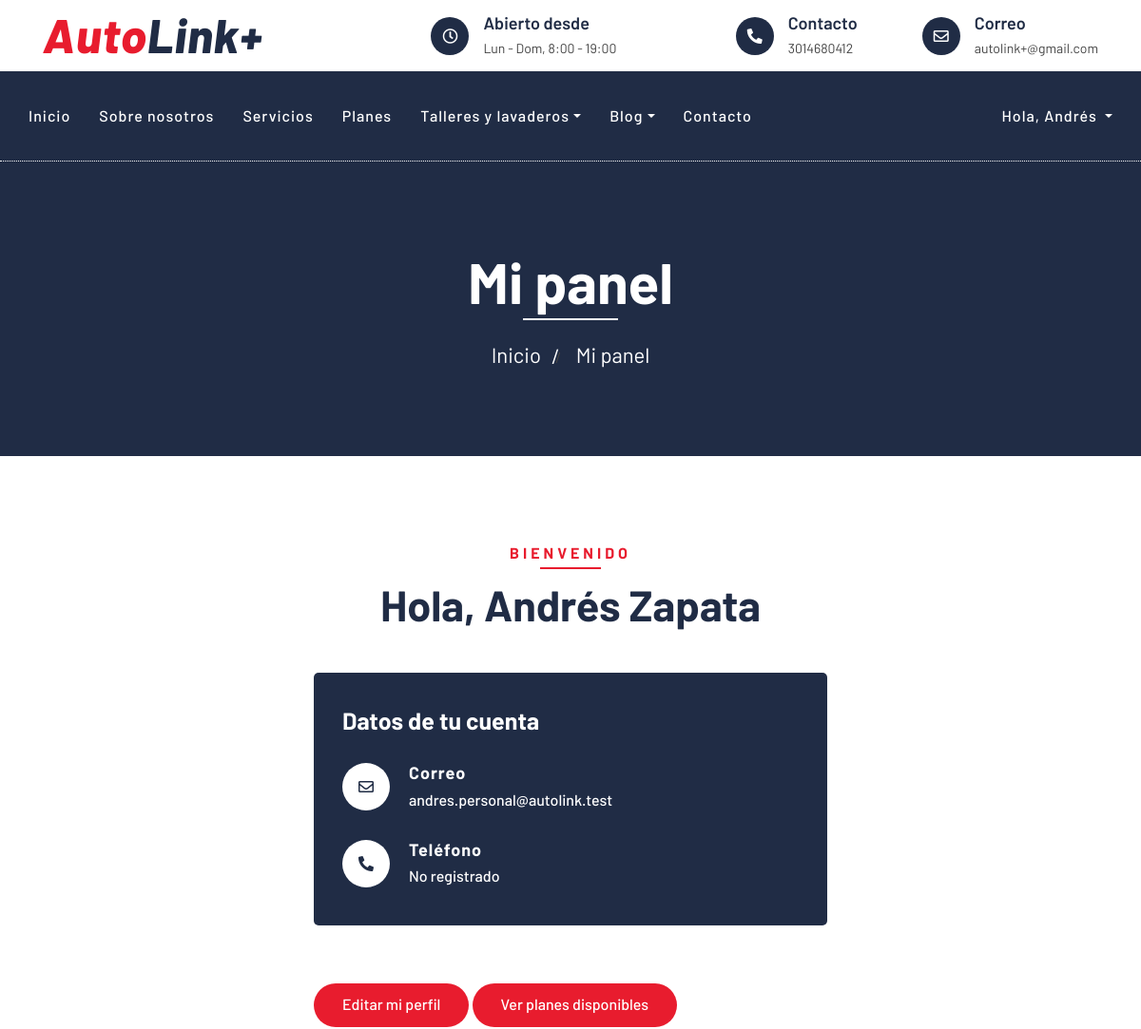
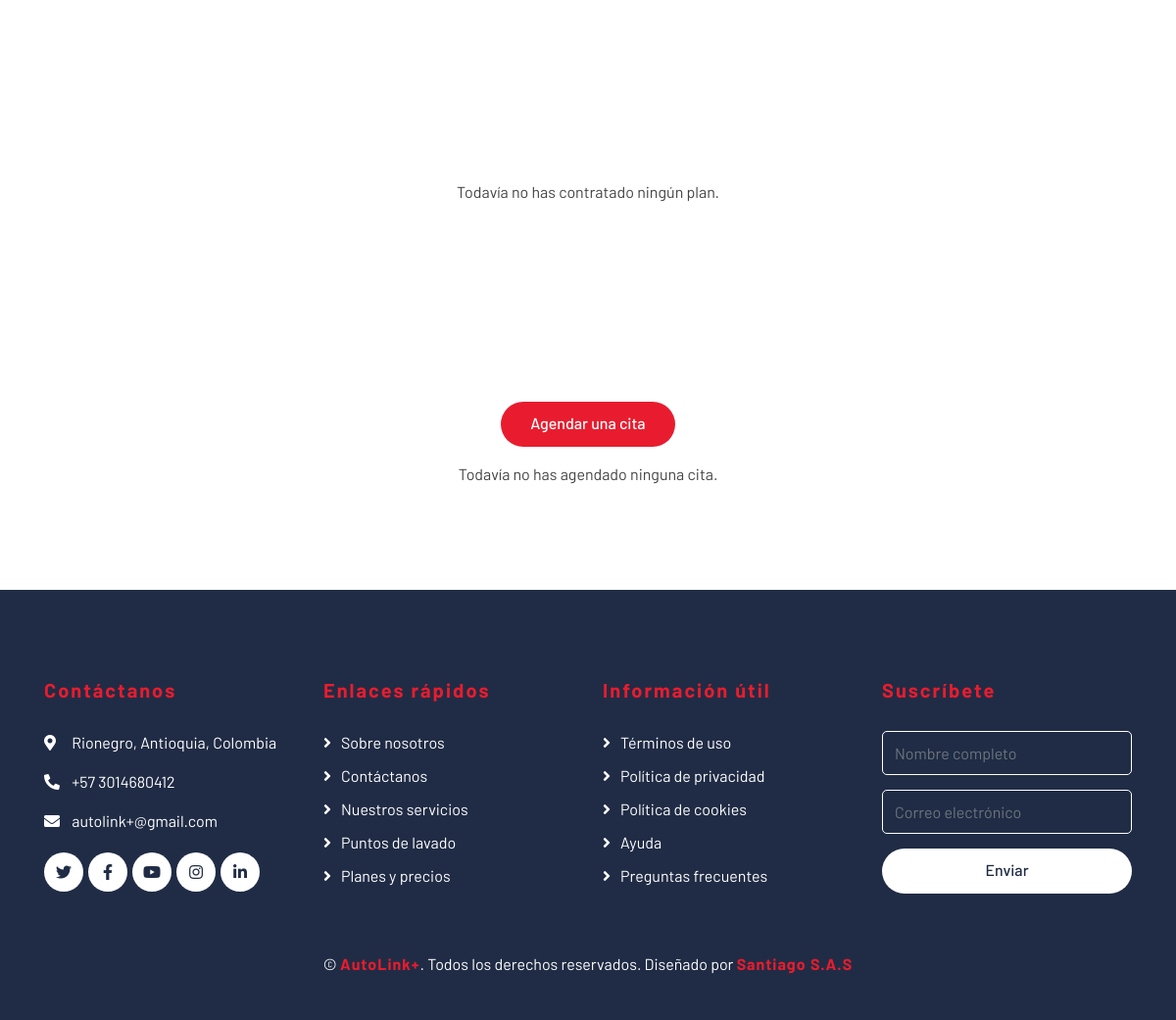
Page /panel.php (signed in) on the committed database (2 pictures, top to bottom).
### tables this page shows
CREATE TABLE IF NOT EXISTS usuarios (
    id_usuario      INT AUTO_INCREMENT PRIMARY KEY,
    nombre          VARCHAR(100) NOT NULL,
    correo          VARCHAR(150) NOT NULL UNIQUE,
    telefono        VARCHAR(20)  NULL,
    password_hash   VARCHAR(255) NOT NULL,
    rol             ENUM('cliente', 'admin') NOT NULL DEFAULT 'cliente',
    creado_en       DATETIME DEFAULT CURRENT_TIMESTAMP,
    actualizado_en  DATETIME DEFAULT CURRENT_TIMESTAMP ON UPDATE CURRENT_TIMESTAMP
);

### includes/auth.php (called while the page is built, shortened)
<?php
require_once __DIR__ . '/../config/db.php';
function current_user(): ?array
{
    static $user = null;
    static $loaded = false;
    if (!$loaded) {
        $stmt = db()->prepare('SELECT id_usuario, nombre, correo, telefono, rol FROM usuarios WHERE id_usuario = ?');
        $stmt->execute([$_SESSION['user_id']]);
        $user = $stmt->fetch() ?: null;
        $loaded = true;
    }
    return $user;
}
function is_logged_in(): bool
{
    return current_user() !== null;
}
function require_login(): void
{
    if (!is_logged_in()) {
        $redirect = urlencode($_SERVER['REQUEST_URI'] ?? 'panel.php');
        header('Location: login.php?redirect=' . $redirect);
        exit;
    }
}

### config/db.php (called while the page is built, shortened)
<?php
function db(): PDO
{
    static $pdo = null;
    if ($pdo === null) {
        $dsn = 'mysql:host=' . DB_HOST . ';dbname=' . DB_NAME . ';charset=' . DB_CHARSET;
        $pdo = new PDO($dsn, DB_USER, DB_PASS, [
            PDO::ATTR_ERRMODE => PDO::ERRMODE_EXCEPTION,
            PDO::ATTR_DEFAULT_FETCH_MODE => PDO::FETCH_ASSOC,
            PDO::ATTR_EMULATE_PREPARES => false,
        ]);
    }
    return $pdo;
}

### panel.php (the view, shortened to what this page needs)
<?php
require_once __DIR__ . '/includes/auth.php';
require_login();
$usuario = current_user();
$stmt = db()->prepare(
    'SELECT pe.id_pedido, pl.nombre AS plan_nombre, pe.tipo_vehiculo, pe.precio_pagado,
            pe.metodo_pago, pe.estado, pe.creado_en
     FROM pedidos pe
     JOIN planes pl ON pl.id_plan = pe.id_plan
     WHERE pe.id_usuario = ?
     ORDER BY pe.creado_en DESC'
);
$stmt->execute([$usuario['id_usuario']]);
$pedidos = $stmt->fetchAll();
$stmt = db()->prepare(
    "SELECT r.id_reserva, r.tipo_servicio, r.fecha, r.hora, r.estado,
            pu.nombre AS punto_nombre, us.nombre AS personal_nombre,
            e.id_encuesta
     FROM reservas r
     JOIN puntos pu ON pu.id_punto = r.id_punto
     LEFT JOIN personal pr ON pr.id_personal = r.id_personal
     LEFT JOIN usuarios us ON us.id_usuario = pr.id_usuario
     LEFT JOIN encuestas e ON e.id_reserva = r.id_reserva
     WHERE r.id_usuario = ?
     ORDER BY r.fecha DESC, r.hora DESC"
);
$stmt->execute([$usuario['id_usuario']]);
$reservas = $stmt->fetchAll();
$active_page = 'panel';
include __DIR__ . '/includes/header.php';
?>
        <div class="page-header">
            <div class="container">
                <div class="row">
                    <div class="col-12">
                        <h2>Mi panel</h2>
                    </div>
                    <div class="col-12">
                        <a href="index.php">Inicio</a>
                        <span> / </span>
                        <a href="panel.php">Mi panel</a>
                    </div>
                </div>
            </div>
        </div>
        <div class="contact">
            <div class="container">
                <div class="section-header text-center">
                    <p>Bienvenido</p>
                    <h2>Hola, <?= htmlspecialchars($usuario['nombre']) ?></h2>
                </div>
                <div class="row">
                    <div class="col-md-6 mx-auto">
                        <div class="contact-info">
                            <h2>Datos de tu cuenta</h2>
                            <div class="contact-info-item">
                                <div class="contact-info-icon"><i class="far fa-envelope"></i></div>
                                <div class="contact-info-text">
                                    <h3>Correo</h3>
                                    <p><?= htmlspecialchars($usuario['correo']) ?></p>
                                </div>
                            </div>
                            <div class="contact-info-item">
                                <div class="contact-info-icon"><i class="fa fa-phone-alt"></i></div>
                                <div class="contact-info-text">
                                    <h3>Teléfono</h3>
                                    <p><?= htmlspecialchars($usuario['telefono'] ?: 'No registrado') ?></p>
                                </div>
                            </div>
                        </div>
                        <a href="perfil.php" class="btn btn-custom mt-3">Editar mi perfil</a>
                        <a href="price.php" class="btn btn-custom mt-3">Ver planes disponibles</a>
                    </div>
                </div>
                <div class="row mt-5">
                    <div class="col-12">
                        <?php if (!$pedidos): ?>
                            <p class="text-center">Todavía no has contratado ningún plan.</p>
                        <?php endif; ?>
                    </div>
                </div>
                <div class="row mt-5">
                    <div class="col-12">
                        <p class="text-center">
                            <a href="agendar.php" class="btn btn-custom">Agendar una cita</a>
                        </p>
                        <?php if (!$reservas): ?>
                            <p class="text-center">Todavía no has agendado ninguna cita.</p>
                        <?php endif; ?>
                    </div>
                </div>
            </div>
        </div>
<?php include __DIR__ . '/includes/footer.php'; ?>

### includes/header.php (shortened to what this page needs)
<?php
require_once __DIR__ . '/auth.php';
function nav_active(string $page, string $active): string
{
    return $page === $active ? ' active' : '';
}
$usuario_actual = current_user();
?>
<!DOCTYPE html>
<html lang="es">
    <head>
        <link href="https://stackpath.bootstrapcdn.com/bootstrap/4.4.1/css/bootstrap.min.css" rel="stylesheet">
        <link href="https://cdnjs.cloudflare.com/ajax/libs/font-awesome/5.10.0/css/all.min.css" rel="stylesheet">
        <link href="lib/flaticon/font/flaticon.css" rel="stylesheet">
        <link href="lib/animate/animate.min.css" rel="stylesheet">
        <link href="lib/owlcarousel/assets/owl.carousel.min.css" rel="stylesheet">
        <link href="css/style.css" rel="stylesheet">
    </head>
    <body>
        <div class="top-bar">
            <div class="container">
                <div class="row align-items-center">
                    <div class="col-lg-4 col-md-12">
                        <div class="logo">
                            <a href="index.php">
                                <h1>Auto<span>Link+</span></h1>
                            </a>
                        </div>
                    </div>
                    <div class="col-lg-8 col-md-7 d-none d-lg-block">
                        <div class="row">
                            <div class="col-4">
                                <div class="top-bar-item">
                                    <div class="top-bar-icon">
                                        <i class="far fa-clock"></i>
                                    </div>
                                    <div class="top-bar-text">
                                        <h3>Abierto desde</h3>
                                        <p>Lun - Dom, 8:00 - 19:00</p>
                                    </div>
                                </div>
                            </div>
                            <div class="col-4">
                                <div class="top-bar-item">
                                    <div class="top-bar-icon">
                                        <i class="fa fa-phone-alt"></i>
                                    </div>
                                    <div class="top-bar-text">
                                        <h3>Contacto</h3>
                                        <p>3014680412</p>
                                    </div>
                                </div>
                            </div>
                            <div class="col-4">
                                <div class="top-bar-item">
                                    <div class="top-bar-icon">
                                        <i class="far fa-envelope"></i>
                                    </div>
                                    <div class="top-bar-text">
                                        <h3>Correo</h3>
                                        <p>autolink+@gmail.com</p>
                                    </div>
                                </div>
                            </div>
                        </div>
                    </div>
                </div>
            </div>
        </div>
        <div class="nav-bar">
            <div class="container">
                <nav class="navbar navbar-expand-xl bg-dark navbar-dark">
                    <div class="collapse navbar-collapse justify-content-between" id="navbarCollapse">
                        <div class="navbar-nav mr-auto">
                            <a href="index.php" class="nav-item nav-link<?= nav_active('inicio', $active_page) ?>">Inicio</a>
                            <a href="about.php" class="nav-item nav-link<?= nav_active('about', $active_page) ?>">Sobre nosotros</a>
                            <a href="service.php" class="nav-item nav-link<?= nav_active('service', $active_page) ?>">Servicios</a>
                            <a href="price.php" class="nav-item nav-link<?= nav_active('price', $active_page) ?>">Planes</a>
                            <div class="nav-item dropdown">
                                <a href="#" class="nav-link dropdown-toggle<?= nav_active('talleres', $active_page) . nav_active('lavaderos', $active_page) ?>" data-toggle="dropdown">Talleres y lavaderos</a>
                            </div>
                            <div class="nav-item dropdown">
                                <a href="#" class="nav-link dropdown-toggle<?= nav_active('blog', $active_page) . nav_active('single', $active_page) ?>" data-toggle="dropdown">Blog</a>
                            </div>
                            <a href="contact.php" class="nav-item nav-link<?= nav_active('contact', $active_page) ?>">Contacto</a>
                        </div>
                        <div class="ml-auto d-flex align-items-center flex-wrap navbar-auth">
                            <?php if ($usuario_actual): ?>
                                <div class="nav-item dropdown">
                                    <a href="#" class="nav-link dropdown-toggle" data-toggle="dropdown">
                                        Hola, <?= htmlspecialchars(explode(' ', $usuario_actual['nombre'])[0]) ?>
                                    </a>
                                </div>
                            <?php else: ?>
                                <a href="login.php" class="nav-item nav-link<?= nav_active('login', $active_page) ?>">Iniciar sesión</a>
                                <a class="btn btn-custom" href="registro.php">Registrarse</a>
                            <?php endif; ?>
                        </div>
                    </div>
                </nav>
            </div>
        </div>

### css/style.css (style rules this page uses)
body { color: #444444; font-weight: 400; background: #ffffff; font-family: 'Barlow', sans-serif; }
h1, h2, h3, h4, h5, h6 { color: #202C45; }
a { color: #202C45; transition: .3s; }
.btn.btn-custom { padding: 10px 30px 12px 30px; text-align: center; font-size: 16px; font-weight: 500; color: #ffffff; background: #E81C2E; border: none; border-radius: 60px; box-shadow: inset 0 0 0 0 #202C45; transition: ease-out 0.5s; -webkit-transition: ease-out 0.5s; -moz-transition: ease-out 0.5s; }
.top-bar { position: relative; height: 75px; display: flex; align-items: center; background: #ffffff; }
.top-bar .logo { text-align: left; overflow: hidden; }
.top-bar .logo h1 { margin: -4px 0 0 0; color: #E81C2E; font-size: 50px; line-height: 50px; font-weight: 800; letter-spacing: 1px; font-style: italic; }
.top-bar .logo h1 span { color: #202C45; }
.top-bar .top-bar-item { display: flex; align-items: center; justify-content: flex-end; }
.top-bar .top-bar-icon { width: 40px; height: 40px; display: flex; align-items: center; justify-content: center; background: #202C45; border-radius: 40px; }
.top-bar .top-bar-icon i { margin: 0; color: #ffffff; font-size: 16px; }
.top-bar .top-bar-text { padding-left: 15px; }
.top-bar .top-bar-text h3 { margin: 0 0 5px 0; font-size: 18px; font-weight: 600; }
.top-bar .top-bar-text p { margin: 0; font-size: 14px; font-weight: 400; }
.nav-bar { position: relative; background: #202C45; }
@media (min-width: 1200px) { .nav-bar .container { max-width: 1300px; } }
.nav-bar .navbar { padding: 20px 0; background: #202C45 !important; transition: .3s; }
.navbar-dark .navbar-nav .nav-link, .navbar-dark .navbar-nav .nav-link:focus, .navbar-dark .navbar-nav .nav-link:hover, .navbar-dark .navbar-nav .nav-link.active { color: #ffffff; padding: 15px; font-weight: 500; letter-spacing: 1px; }
.navbar-auth { gap: 15px; }
.navbar-auth .nav-link, .navbar-auth .nav-link:focus { color: #ffffff; padding: 15px; font-weight: 500; letter-spacing: 1px; }
.page-header { position: relative; margin-bottom: 45px; padding: 90px 0; text-align: center; background: #202C45; border-top: 1px dotted #ffffff; }
.page-header h2 { position: relative; color: #ffffff; font-size: 60px; font-weight: 700; margin-bottom: 20px; padding-bottom: 5px; }
.page-header h2::after { position: absolute; content: ""; width: 100px; height: 2px; left: calc(50% - 50px); bottom: 0; background: #ffffff; }
.page-header a { position: relative; padding: 0 12px; font-size: 22px; color: #ffffff; }
.page-header a::after { position: absolute; content: "/"; width: 8px; height: 8px; top: -2px; right: -7px; text-align: center; color: #ffffff; }
.page-header a:last-child::after { display: none; }
.section-header { position: relative; width: 100%; max-width: 700px; margin: 0 auto 45px auto; }
.section-header p { display: inline-block; margin-bottom: 10px; padding-bottom: 5px; position: relative; font-size: 16px; font-weight: 700; letter-spacing: 4px; text-transform: uppercase; color: #E81C2E; }
.section-header p::after { position: absolute; content: ""; width: 50%; height: 2px; left: 25%; bottom: 0; background: #E81C2E; }
.section-header h2 { margin: 0; font-size: 45px; font-weight: 700; text-transform: capitalize; }
.contact { position: relative; width: 100%; padding: 45px 0; }
.contact .contact-info { width: 100%; margin-bottom: 45px; padding: 35px 30px 10px 30px; border-radius: 5px; background: #202C45; }
.contact .contact-info h2 { color: #ffffff; font-size: 25px; font-weight: 700; margin-bottom: 30px; }
.contact .contact-info-item { display: flex; align-items: center; justify-content: flex-start; margin-bottom: 30px; }
.contact .contact-info-icon { width: 50px; height: 50px; display: flex; align-items: center; justify-content: center; background: #ffffff; border-radius: 50px; }
.contact .contact-info-icon i { margin: 0; color: #202C45; font-size: 16px; }
.contact .contact-info-text { padding-left: 20px; }
.contact .contact-info-text h3 { margin: 0 0 5px 0; color: #ffffff; font-size: 18px; font-weight: 700; letter-spacing: 1px; }
.contact .contact-info-text p { margin: 0; color: #ffffff; font-size: 16px; font-weight: 500; }

### rows in the picture
usuarios: nombre "Andrés", nombre "Andrés Zapata", correo "andres.personal@autolink.test", telefono "No registrado"
